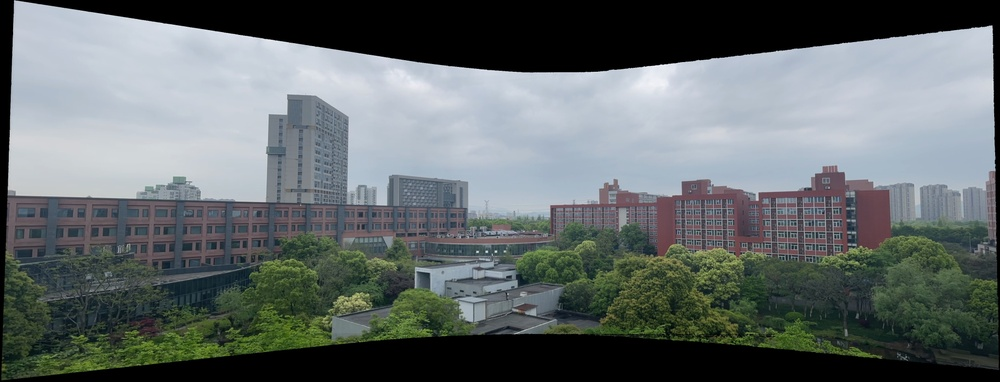
#> input picture img/test_video_1_crop.jpg, 1000 x 382 px, shrunk from 4119 x 1575 before the run
$ python deblur_v3.py ../img/test_video_1_crop.jpg
#> lines starting #> are read from the running program, lines starting #| are printed output that depends on the picture
#!/usr/bin/env python

'''
Wiener deconvolution.

Sample shows how DFT can be used to perform Weiner deconvolution [1]
of an image with user-defined point spread function (PSF)

Usage:
  deconvolution.py  [--circle]
      [--angle <degrees>]
      [--d <diameter>]
      [--snr <signal/noise ratio in db>]
      [<input image>]

  Use sliders to adjust PSF paramitiers.
  Keys:
    SPACE - switch btw linear/cirular PSF
    ESC   - exit

Examples:
  deconvolution.py --angle 135 --d 22  ../data/licenseplate_motion.jpg
    (image source: http://www.topazlabs.com/infocus/_images/licenseplate_compare.jpg)

  deconvolution.py --angle 86 --d 31  ../data/text_motion.jpg
  deconvolution.py --circle --d 19  ../data/text_defocus.jpg
    (image source: compact digital photo camera, no artificial distortion)


[1] http://en.wikipedia.org/wiki/Wiener_deconvolution
'''

# Python 2/3 compatibility
from __future__ import print_function

import numpy as np
import cv2

# local module
# from common import nothing


def blur_edge(img, d=31):
#> called with d = 31
    h, w  = img.shape[:2]
#> h = 382; w = 1000
    img_pad = cv2.copyMakeBorder(img, d, d, d, d, cv2.BORDER_WRAP)
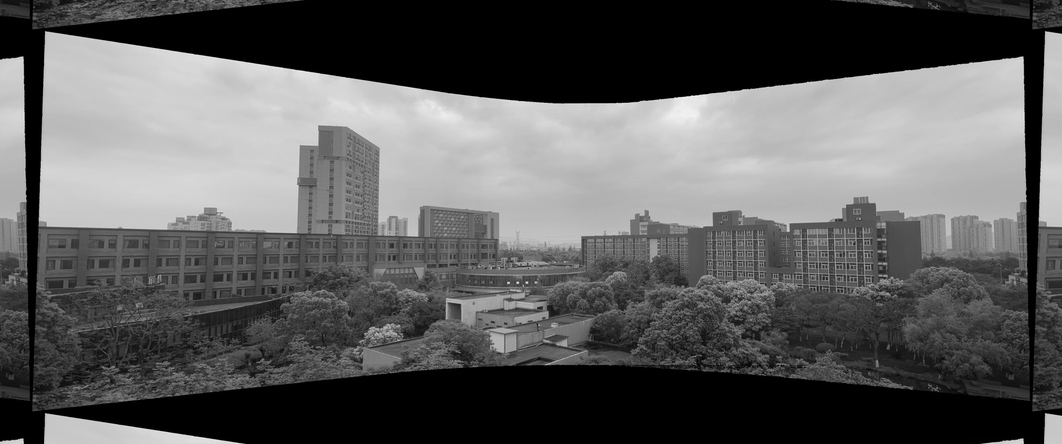
#> img_pad: shape (444, 1062) float32; min 0, max 0.976, mean 0.363
    img_blur = cv2.GaussianBlur(img_pad, (2*d+1, 2*d+1), -1)[d:-d,d:-d]
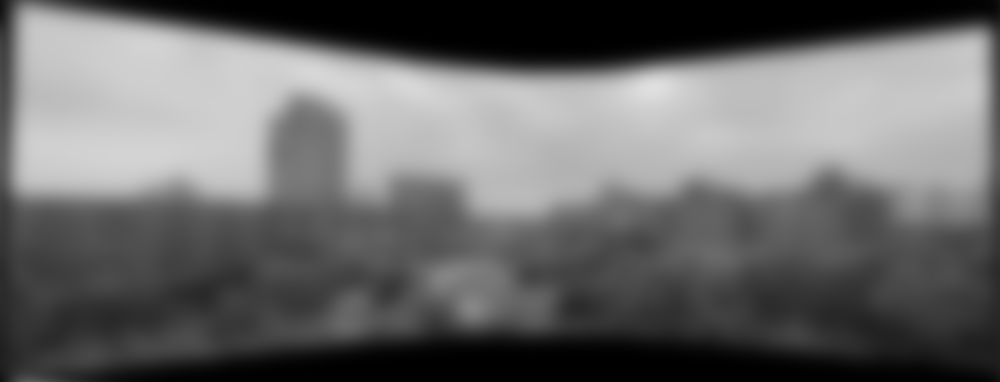
#> img_blur: shape (382, 1000) float32; min 0, max 0.878, mean 0.413
    y, x = np.indices((h, w))
    dist = np.dstack([x, w-x-1, y, h-y-1]).min(-1)
    w = np.minimum(np.float32(dist)/d, 1.0)
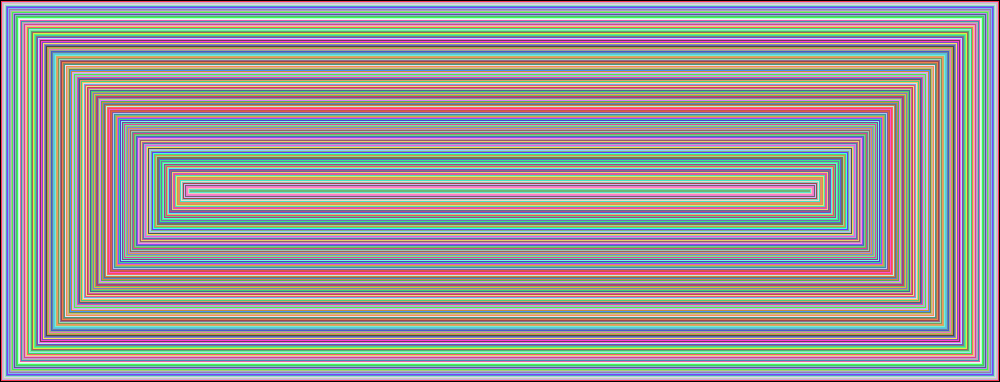
#> dist: shape (382, 1000) int64; 191 distinct labels, from 0 to 190; one colour per label, 0 black
    return img*w + img_blur*(1-w)
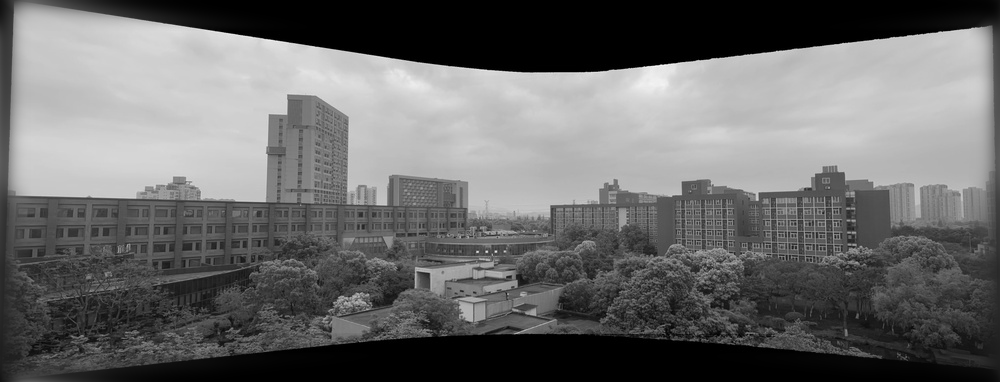
#> returned value: shape (382, 1000) float32; min 0, max 0.976, mean 0.415

def motion_kernel(angle, d, sz=65):
    kern = np.ones((1, d), np.float32)
    c, s = np.cos(angle), np.sin(angle)
    A = np.float32([[c, -s, 0], [s, c, 0]])
    sz2 = sz // 2
    A[:,2] = (sz2, sz2) - np.dot(A[:,:2], ((d-1)*0.5, 0))
    kern = cv2.warpAffine(kern, A, (sz, sz), flags=cv2.INTER_CUBIC)
    return kern

def defocus_kernel(d, sz=65):
    kern = np.zeros((sz, sz), np.uint8)
    cv2.circle(kern, (sz, sz), d, 255, -1, cv2.LINE_AA, shift=1)
    kern = np.float32(kern) / 255.0
    return kern


if __name__ == '__main__':
    print(__doc__)
    import sys, getopt
    opts, args = getopt.getopt(sys.argv[1:], '', ['circle', 'angle=', 'd=', 'snr='])
    opts = dict(opts)
    try:
        fn = args[0]
    except:
        fn = '../data/licenseplate_motion.jpg'

    win = 'deconvolution'

    img = cv2.imread(fn, 0)
    if img is None:
        print('Failed to load fn1:', fn)
        sys.exit(1)

    img = np.float32(img)/255.0
    cv2.imshow('input', img)

    img = blur_edge(img)
    IMG = cv2.dft(img, flags=cv2.DFT_COMPLEX_OUTPUT)

    defocus = '--circle' in opts

    def update(_):
        ang = np.deg2rad( cv2.getTrackbarPos('angle', win) )
        d = cv2.getTrackbarPos('d', win)
        noise = 10**(-0.1*cv2.getTrackbarPos('SNR (db)', win))

        if defocus:
            psf = defocus_kernel(d)
        else:
            psf = motion_kernel(ang, d)
        cv2.imshow('psf', psf)
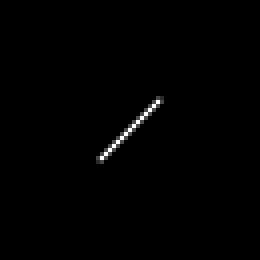
#> window 'psf': shape (65, 65) (shown 4 times larger); min 0, max 255, mean 1.5

        psf /= psf.sum()
        psf_pad = np.zeros_like(img)
        kh, kw = psf.shape
        psf_pad[:kh, :kw] = psf
        PSF = cv2.dft(psf_pad, flags=cv2.DFT_COMPLEX_OUTPUT, nonzeroRows = kh)
        PSF2 = (PSF**2).sum(-1)
        iPSF = PSF / (PSF2 + noise)[...,np.newaxis]
        RES = cv2.mulSpectrums(IMG, iPSF, 0)
        res = cv2.idft(RES, flags=cv2.DFT_SCALE | cv2.DFT_REAL_OUTPUT )
        res = np.roll(res, -kh//2, 0)
        res = np.roll(res, -kw//2, 1)
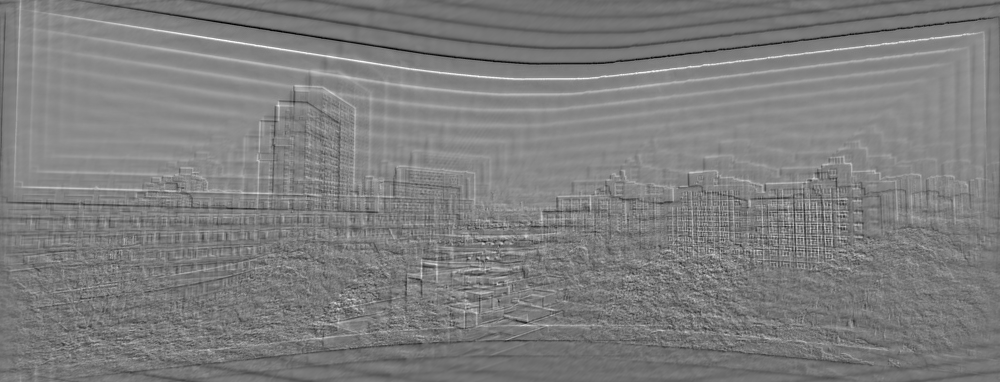
#> res: shape (382, 1000) float32; min -3, max 3.89, mean 0.414; drawn with min black and max white
        cv2.imshow(win, res)
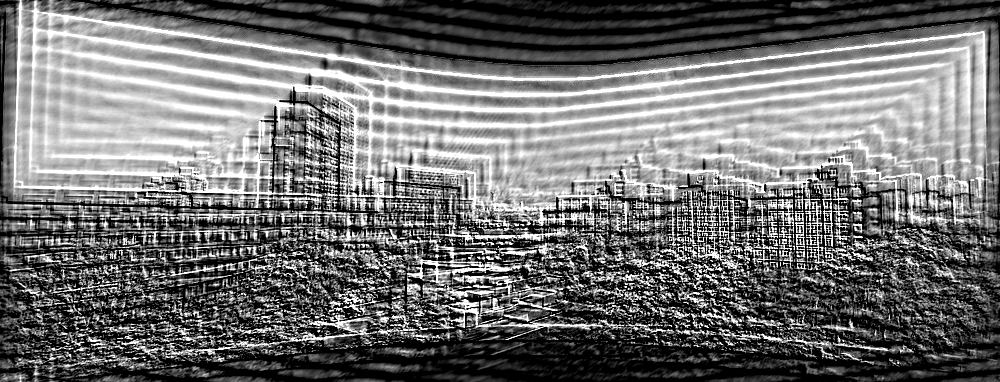
#> window 'deconvolution': shape (382, 1000); min 0, max 255, mean 112.6

    cv2.namedWindow(win)
    cv2.namedWindow('psf', 0)
    cv2.createTrackbar('angle', win, int(opts.get('--angle', 135)), 180, update)
    cv2.createTrackbar('d', win, int(opts.get('--d', 22)), 50, update)
    cv2.createTrackbar('SNR (db)', win, int(opts.get('--snr', 25)), 50, update)
    update(None)

    while True:
        ch = cv2.waitKey()
#> (key Esc is pressed here)
        if ch == 27:
            break
        if ch == ord(' '):
            defocus = not defocus
            update(None)

$ run again, on img/test_video_3_crop.jpg
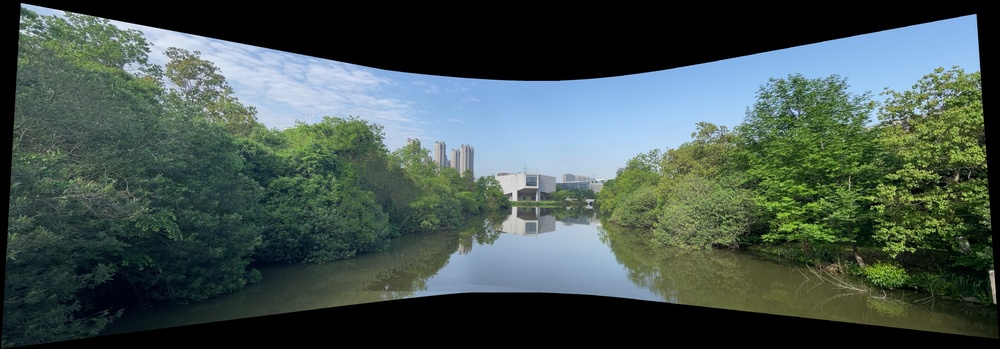
#> input picture img/test_video_3_crop.jpg, 1000 x 349 px, shrunk from 5097 x 1777 before the run
#> in blur_edge, `w = np.minimum(np.float32(dist)/d, 1.0)`:
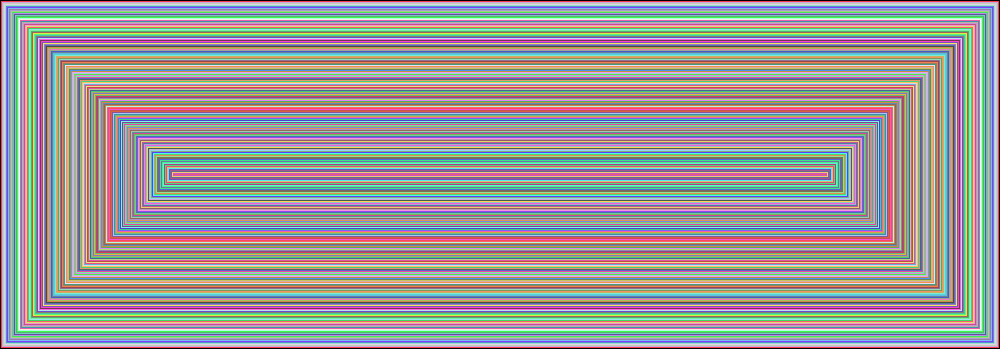
#> dist: shape (349, 1000) int64; 175 distinct labels, from 0 to 174; one colour per label, 0 black
#> in update, `cv2.imshow(win, res)`:
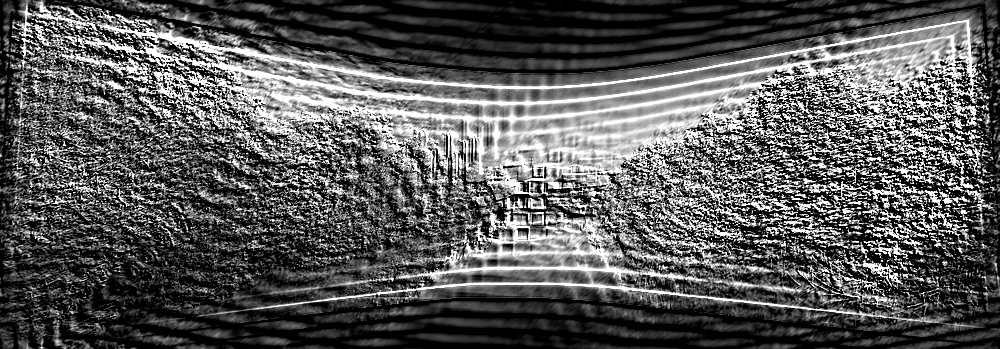
#> window 'deconvolution': shape (349, 1000); min 0, max 255, mean 88.5

$ run again, on img/test_video_4_crop.jpg
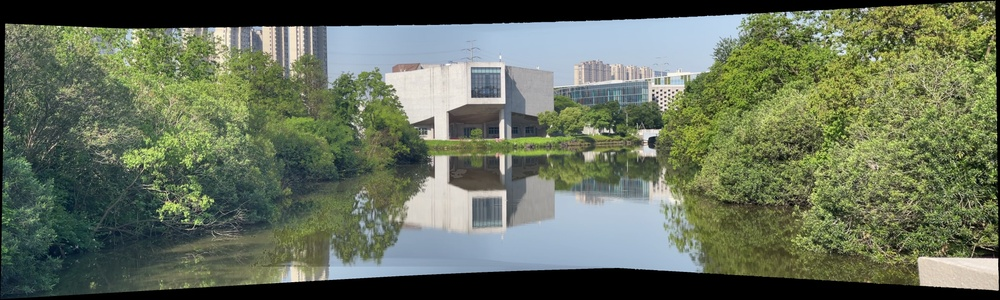
#> input picture img/test_video_4_crop.jpg, 1000 x 300 px, shrunk from 4490 x 1347 before the run
#> in blur_edge, `w = np.minimum(np.float32(dist)/d, 1.0)`:
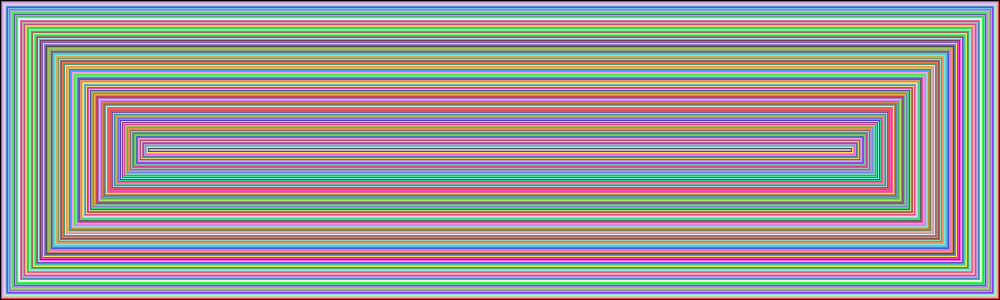
#> dist: shape (300, 1000) int64; 150 distinct labels, from 0 to 149; one colour per label, 0 black
#> in update, `cv2.imshow(win, res)`:
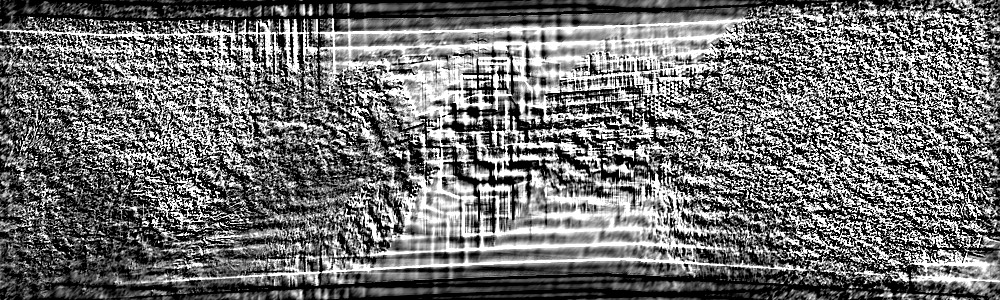
#> window 'deconvolution': shape (300, 1000); min 0, max 255, mean 112.2

$ run again, on img/test_video_1_tightcrop.jpg
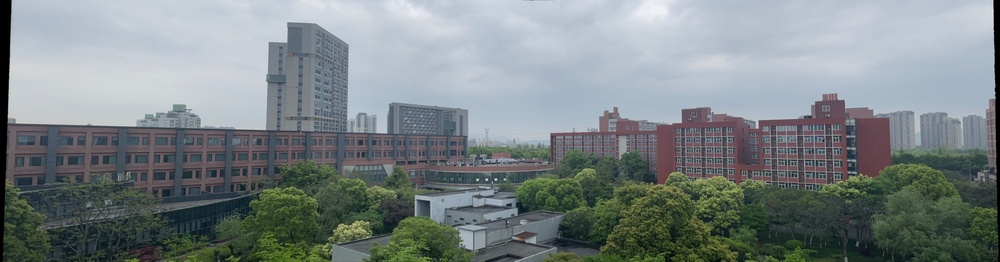
#> input picture img/test_video_1_tightcrop.jpg, 1000 x 262 px, shrunk from 4119 x 1079 before the run
#> dist: shape (262, 1000) int64; 131 distinct labels, from 0 to 130
#> in update, `cv2.imshow(win, res)`:
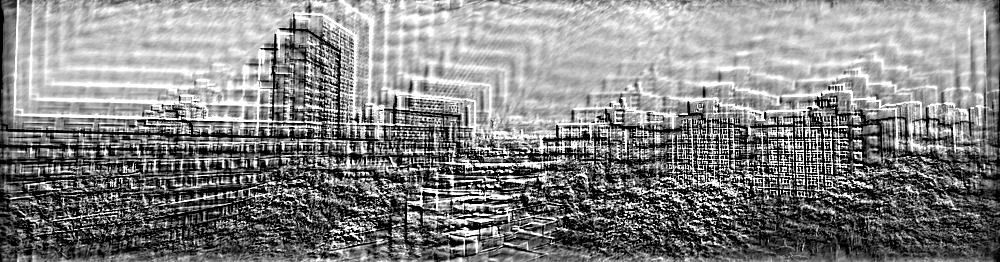
#> window 'deconvolution': shape (262, 1000); min 0, max 255, mean 132.5
